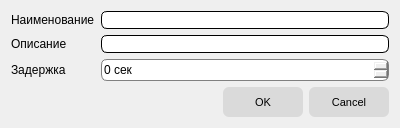
<?xml version="1.0" encoding="UTF-8"?>
<ui version="4.0">
 <class>NewRelayClassDialog</class>
 <widget class="QDialog" name="NewRelayClassDialog">
  <property name="geometry">
   <rect>
    <x>0</x>
    <y>0</y>
    <width>400</width>
    <height>126</height>
   </rect>
  </property>
  <property name="windowTitle">
   <string>Создать новый класс реле</string>
  </property>
  <property name="styleSheet">
   <string notr="true">QWidget
{
	font-size: 9pt;
}

QPushButton
{
	background-color: rgb(218, 218, 218);
	border: none;
	border-radius: 6px;
	min-width: 80px;
	min-height: 30px;
	font-size: 8pt;
}

QPushButton:hover
{
	border-top: 1px solid black;
	border-left: 1px solid black;
	border-right: 2px outset black;
	border-bottom: 2px outset black;
}

QPushButton:pressed
{
	border: 2px inset black;
}

QLineEdit
{
	border: 1px solid black;
	border-radius: 6px;
}

QSpinBox
{
	border-radius: 6px;
	border: 1px solid gray;
	min-height: 20px;
	min-width: 60px;
}</string>
  </property>
  <layout class="QVBoxLayout" name="verticalLayout">
   <item>
    <layout class="QFormLayout" name="formLayout">
     <property name="verticalSpacing">
      <number>6</number>
     </property>
     <item row="0" column="0">
      <widget class="QLabel" name="label">
       <property name="text">
        <string>Наименование</string>
       </property>
      </widget>
     </item>
     <item row="0" column="1">
      <widget class="QLineEdit" name="leClassName"/>
     </item>
     <item row="1" column="0">
      <widget class="QLabel" name="label_2">
       <property name="text">
        <string>Описание</string>
       </property>
      </widget>
     </item>
     <item row="1" column="1">
      <widget class="QLineEdit" name="leDescription"/>
     </item>
     <item row="2" column="0">
      <widget class="QLabel" name="label_3">
       <property name="text">
        <string>Задержка</string>
       </property>
      </widget>
     </item>
     <item row="2" column="1">
      <widget class="QSpinBox" name="sbDelay">
       <property name="suffix">
        <string> сек</string>
       </property>
       <property name="maximum">
        <number>1000</number>
       </property>
      </widget>
     </item>
    </layout>
   </item>
   <item>
    <widget class="QDialogButtonBox" name="buttonBox">
     <property name="orientation">
      <enum>Qt::Horizontal</enum>
     </property>
     <property name="standardButtons">
      <set>QDialogButtonBox::Cancel|QDialogButtonBox::Ok</set>
     </property>
    </widget>
   </item>
  </layout>
 </widget>
 <resources/>
 <connections>
  <connection>
   <sender>buttonBox</sender>
   <signal>accepted()</signal>
   <receiver>NewRelayClassDialog</receiver>
   <slot>accept()</slot>
   <hints>
    <hint type="sourcelabel">
     <x>248</x>
     <y>254</y>
    </hint>
    <hint type="destinationlabel">
     <x>157</x>
     <y>274</y>
    </hint>
   </hints>
  </connection>
  <connection>
   <sender>buttonBox</sender>
   <signal>rejected()</signal>
   <receiver>NewRelayClassDialog</receiver>
   <slot>reject()</slot>
   <hints>
    <hint type="sourcelabel">
     <x>316</x>
     <y>260</y>
    </hint>
    <hint type="destinationlabel">
     <x>286</x>
     <y>274</y>
    </hint>
   </hints>
  </connection>
 </connections>
</ui>
